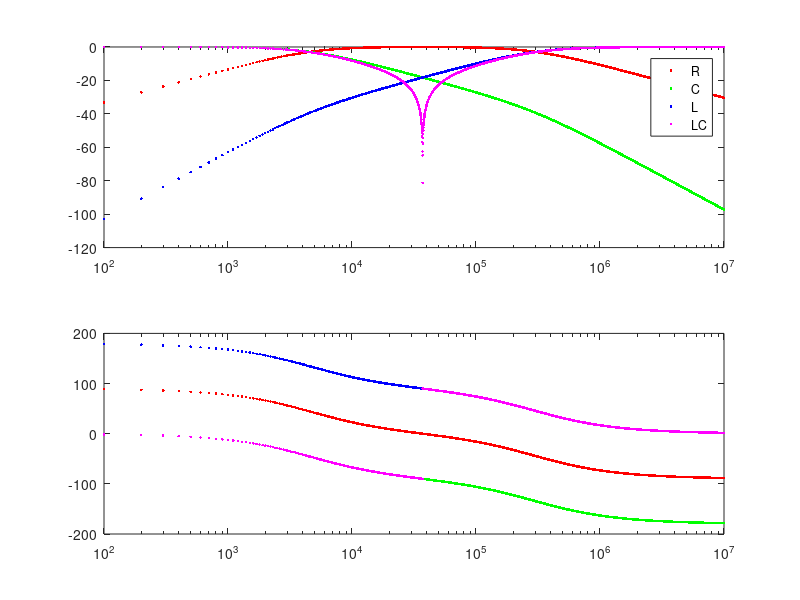

Source code (MATLAB):
close all
R = 1000;
L = 3.3e-3;
C = 0.22e-6;
res = 100000;
omega = linspace(0,1e7,res);
f = omega/(2*pi);
Ain = 1;

Zr = R;
Zc = 1./(1i*omega*C);
Zl = 1i*omega*L;

Hr = Zr./(Zr+Zc+Zl);
Hc = Zc./(Zr+Zc+Zl);
Hl = Zl./(Zr+Zc+Zl);
Hlc= (Zl+Zc)./(Zr+Zc+Zl);

% Hmagr = abs(Hr);
% Hmagc = abs(Hc);
% Hmagl = abs(Hl);
% Hmaglc = abs(Hlc);
A = R*omega*C;
B = omega.^2*C*L;
C = 1-omega.^2*C*L;

Hmagr = A./(sqrt(A.^2+C.^2));
Hmagc = 1./(sqrt(A.^2+C.^2));
Hmagl = -B./(sqrt(A.^2+C.^2));
Hmaglc = C./(sqrt(A.^2+C.^2));

dBr = 20*log10(Hmagr);
dBc = 20*log10(Hmagc);
dBl = 20*log10(Hmagl);
dBlc = 20*log10(Hmaglc);

phaser = angle(Hr)/pi*180;
phasec = angle(Hc)/pi*180;
phasel = angle(Hl)/pi*180;
phaselc = angle(Hlc)/pi*180;

subplot(2,1,1);
semilogx(omega,dBr,'r.');
hold on
semilogx(omega,dBc,'g.');
semilogx(omega,dBl,'b.');
semilogx(omega,dBlc,'m.');
legend('R','C','L','LC')

subplot(2,1,2);
semilogx(omega,phaser,'r.');
hold on
semilogx(omega,phasec,'g.');
semilogx(omega,phasel,'b.');
semilogx(omega,phaselc,'m.');
